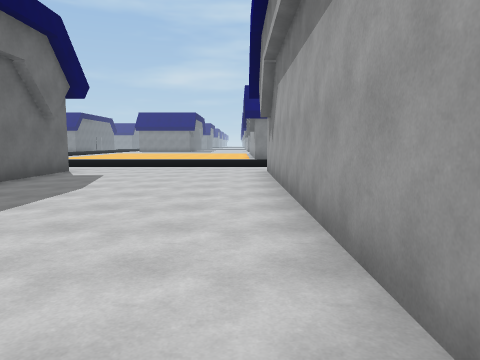
View 1 (above)

24 first-person views from a walk through a scene from a Unity 3-D project. The camera is 1.5 m above the floor, tilts 6° down and sees 70° across. The floor is counted in squares, 2 m on a side. Each view is taken from the middle of a square. On the plan, view 1 faces up. The plan holds only what a view shows up to about 11 squares ahead; the rest is blank. The place goes on beyond the plan. The player is left out.

View 2
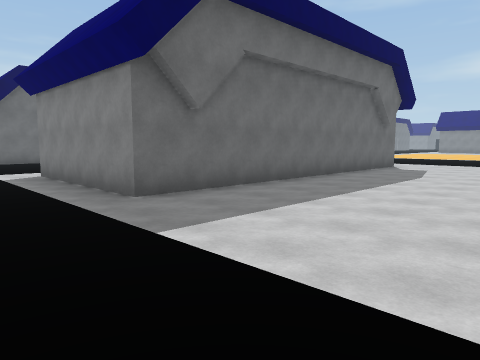

View 3
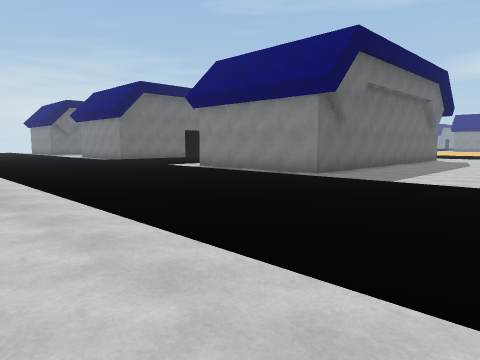

View 4
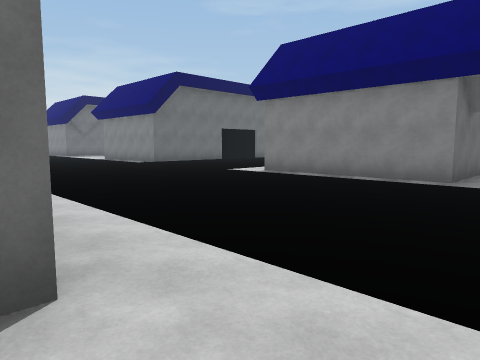

View 5
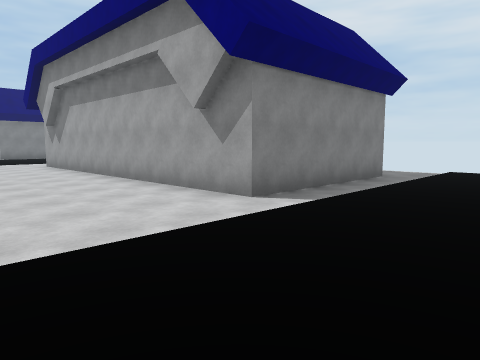

View 6
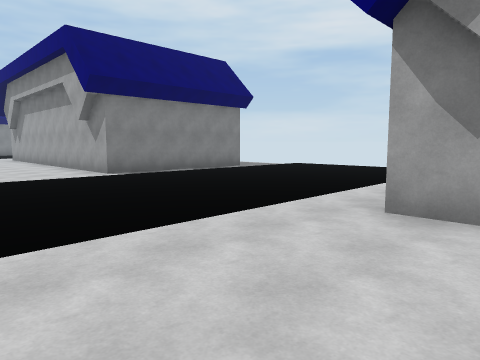

View 7
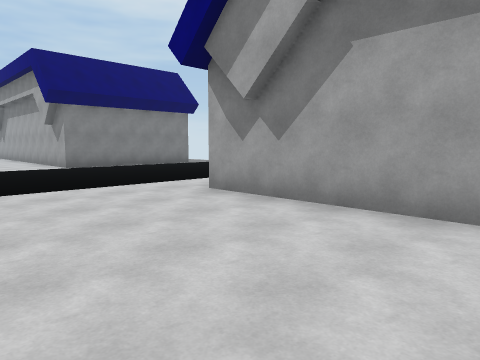

View 8
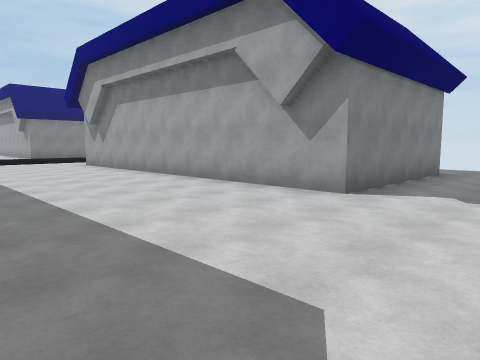

View 9
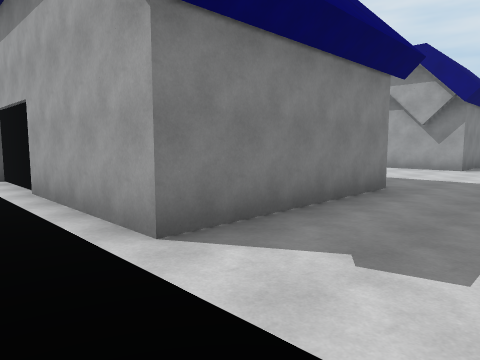

View 10
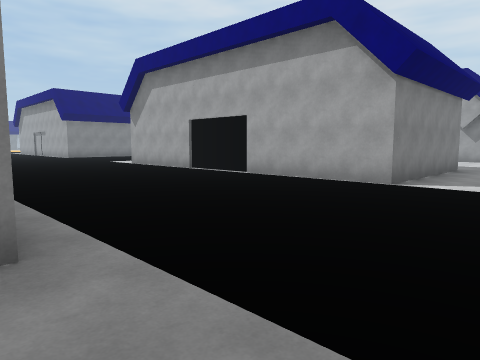

View 11
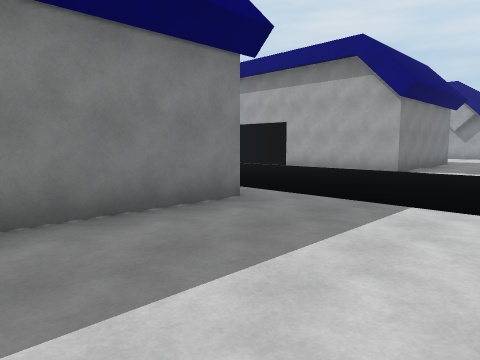

View 12
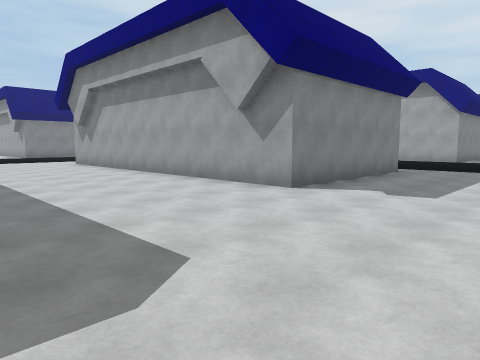

View 13
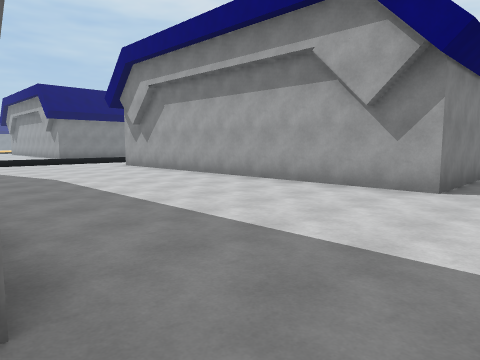

View 14
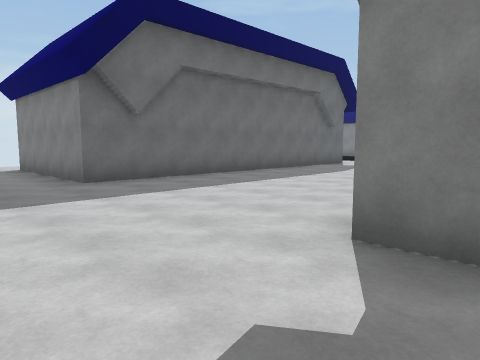

View 15
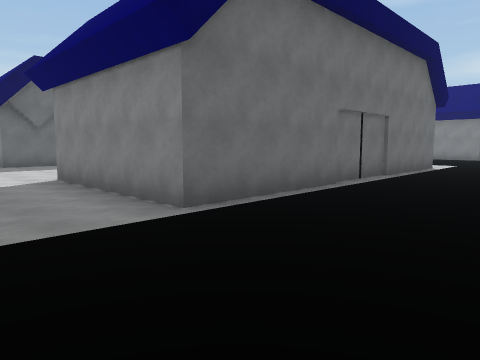

View 16
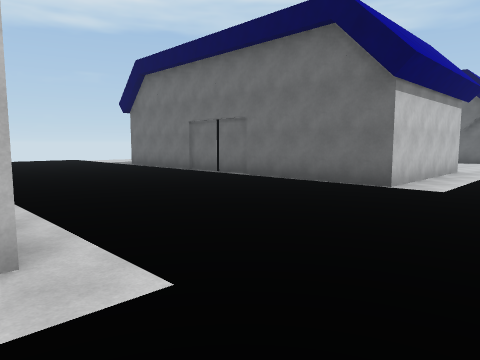

View 17
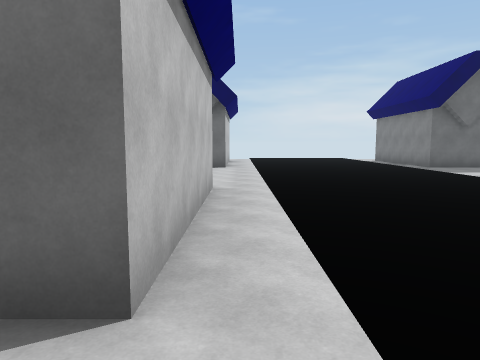

View 18
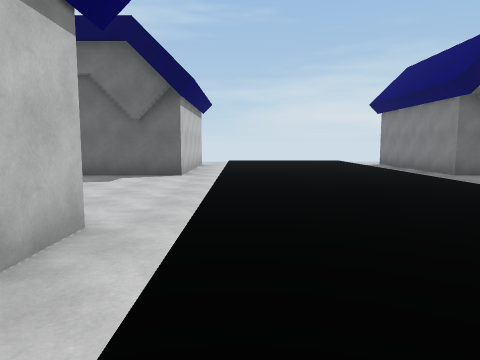

View 19
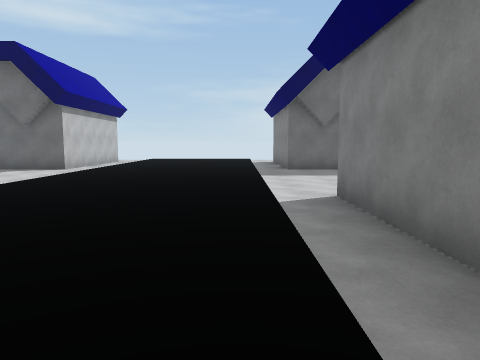

View 20
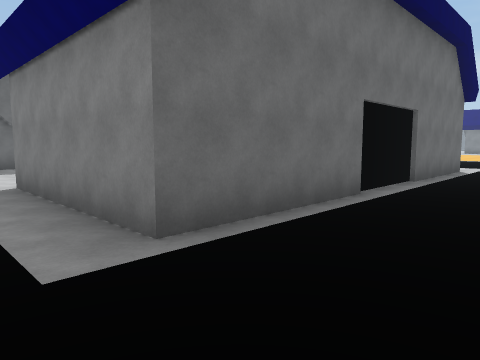

View 21
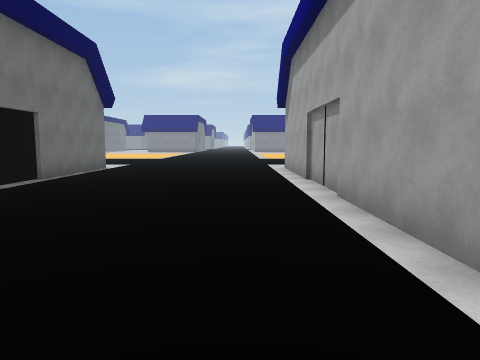

View 22
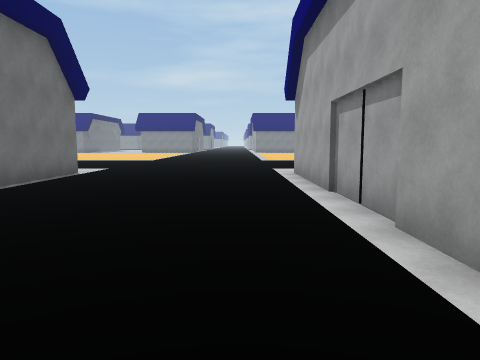

View 23
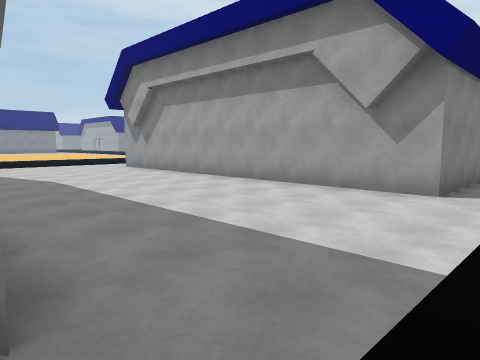

View 24
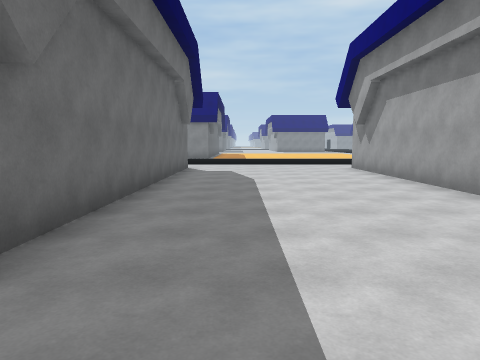

### Floor plan
Key: @ floor where view 1 was taken; . floor; B building.
Columns run from 27 left of view 1 to 7 right of it. Each row starts with its distance up from view 1.
 11    ..      .......    .......
 10    ...     .......    .......
  9  B.....B   B......B   B.....B
  8  B.....B   B......B   B.....B
  7  B.....B   B......B   B.....B
  6  B.....B   B......B   B.....B
  5  B.....B   B......B   B.....B
  4  B.....B   B......B   B.....B
  3  B.....B   B...  .B   B.....B
  2  B.....B   B.    .B   B.....B
  1  B.....B   B.    .BBBBB.....B
  0 BB.....BBBBB.  ...BBBBB....@BBBBB..
 -1 .............  ....................
 -2 .......   ... .....................
 -3 .........     ....................
 -4 .........    ......................
 -5 .........    ..........  ..........
 -6 .............  ..................
 -7 ..............   ..............
 -8 BB.....BBBBB...  .B   B.....B
 -9  B.....B   B.... .      ....B
-10  B.....B   B......B     ....B
-11  B.....B   B......B     ....B
-12  B.....B   B......B     ....B
-13  B.....B   B......B     ....B
-14  B.....B   B......B     ....B
-15  B.....B   B......B     ....B
-16  B.....B   B......B     ....B
-17 BB.....BBBBB......BBBBB.....BBBBB..
-18 ...................................
-19 ................................
-20   ........... ......   ....
-21   ....  ....

Positions as (right, up) in squares from view 1, and headings:
1: (0, 0), facing up
2: (0, -3), facing up-left
3: (0, -8), facing up-left
4: (-3, -8), facing up-left
5: (-3, -4), facing up-right
6: (-3, -9), facing up-right
7: (-3, -12), facing up-right
8: (-4, -20), facing up-right
9: (-11, -20), facing up-right
10: (-16, -20), facing up-right
11: (-19, -21), facing up-right
12: (-25, -21), facing up-right
13: (-26, -19), facing up-right
14: (-19, -20), facing up-left
15: (-12, -20), facing up-left
16: (-9, -5), facing down-left
17: (-14, -7), facing left
18: (-17, -6), facing left
19: (-15, -2), facing left
20: (-13, -2), facing up-left
21: (-11, -2), facing up
22: (-11, 0), facing up
23: (-26, -2), facing up-right
24: (-24, -2), facing up
